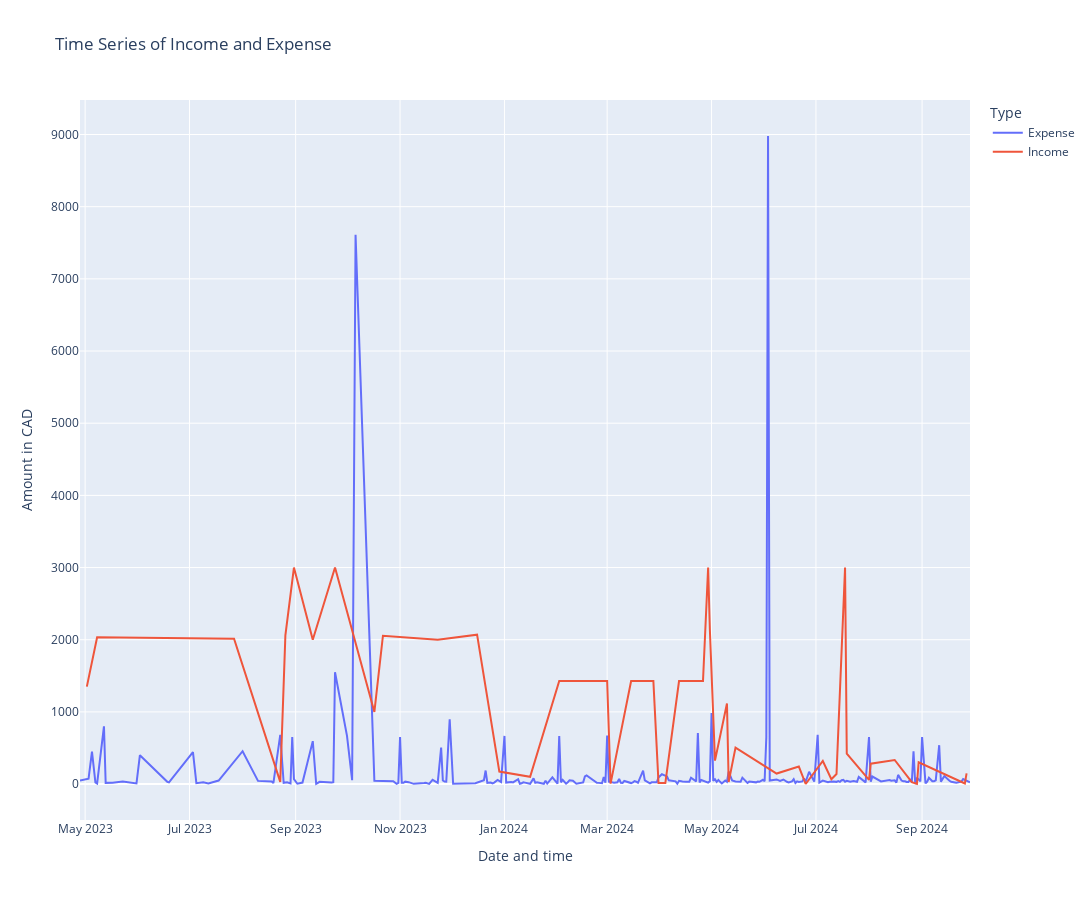

The notebook cell saved with this chart:
### Code cell
# grouped by date and time for income and expense
df_grouped = df.groupby(['Date and time', 'spending_type'], as_index=False)['Amount in default currency'].sum()

fig = px.line(df_grouped, 
              x='Date and time', 
              y='Amount in default currency', 
              color='spending_type',  # Different colors for Income and Expense
              title='Time Series of Income and Expense',
              labels={'spending_type': 'Type', 'Amount in default currency': 'Amount in CAD'},
              width=1900,
              height=900,
              
             )

fig.show()

### Figure 1 — Plotly figure (JSON) as saved in the notebook; plotly's stock layout.template omitted (floating-point values rounded to 4 significant figures; data arrays with more than 128 entries replaced by an {"elided": "..."} marker saying what was removed)
{"data": [{"hovertemplate": "Type=Expense<br>Date and time=%{x}<br>Amount in CAD=%{y}<extra></extra>", "legendgroup": "Expense", "line": {"color": "#636efa", "dash": "solid"}, "marker": {"symbol": "circle"}, "mode": "lines", "name": "Expense", "orientation": "v", "showlegend": true, "type": "scatter", "x": {"elided": "251 str values"}, "xaxis": "x", "y": {"elided": "251 float values"}, "yaxis": "y"}, {"hovertemplate": "Type=Income<br>Date and time=%{x}<br>Amount in CAD=%{y}<extra></extra>", "legendgroup": "Income", "line": {"color": "#EF553B", "dash": "solid"}, "marker": {"symbol": "circle"}, "mode": "lines", "name": "Income", "orientation": "v", "showlegend": true, "type": "scatter", "x": ["2023-05-02T00:00:00", "2023-05-08T00:00:00", "2023-07-27T00:00:00", "2023-08-23T00:00:00", "2023-08-26T00:00:00", "2023-08-31T00:00:00", "2023-09-11T00:00:00", "2023-09-24T00:00:00", "2023-10-17T00:00:00", "2023-10-22T00:00:00", "2023-11-23T00:00:00", "2023-12-16T00:00:00", "2023-12-29T00:00:00", "2024-01-16T00:00:00", "2024-02-02T00:00:00", "2024-02-16T00:00:00", "2024-03-01T00:00:00", "2024-03-03T00:00:00", "2024-03-15T00:00:00", "2024-03-28T00:00:00", "2024-03-31T00:00:00", "2024-04-04T00:00:00", "2024-04-12T00:00:00", "2024-04-26T00:00:00", "2024-04-29T00:00:00", "2024-04-30T00:00:00", "2024-05-03T00:00:00", "2024-05-10T00:00:00", "2024-05-11T00:00:00", "2024-05-15T00:00:00", "2024-06-08T00:00:00", "2024-06-21T00:00:00", "2024-06-25T00:00:00", "2024-07-05T00:00:00", "2024-07-10T00:00:00", "2024-07-13T00:00:00", "2024-07-18T00:00:00", "2024-07-19T00:00:00", "2024-08-01T00:00:00", "2024-08-02T00:00:00", "2024-08-16T00:00:00", "2024-08-26T00:00:00", "2024-08-29T00:00:00", "2024-08-30T00:00:00", "2024-09-26T00:00:00", "2024-09-27T00:00:00"], "xaxis": "x", "y": [1350, 2034, 2013, 30, 2060, 3000, 2000, 3000, 1000, 2056.0, 2000, 2070, 173.2, 100, 1427.0, 1427.0, 1427.0, 6, 1427.0, 1427.0, 16, 15, 1427.0, 1427.0, 3000, 2145, 325, 1117.0, 28.31, 506, 145.9, 243.0, 1, 320.2, 67.5, 140, 3000, 422.3, 58, 282.2, 334.0, 26, 1, 300.9, 8, 149], "yaxis": "y"}], "layout": {"height": 900, "legend": {"title": {"text": "Type"}, "tracegroupgap": 0}, "title": {"text": "Time Series of Income and Expense"}, "width": 1900, "xaxis": {"anchor": "y", "domain": [0, 1], "title": {"text": "Date and time"}}, "yaxis": {"anchor": "x", "domain": [0, 1], "title": {"text": "Amount in CAD"}}}}
